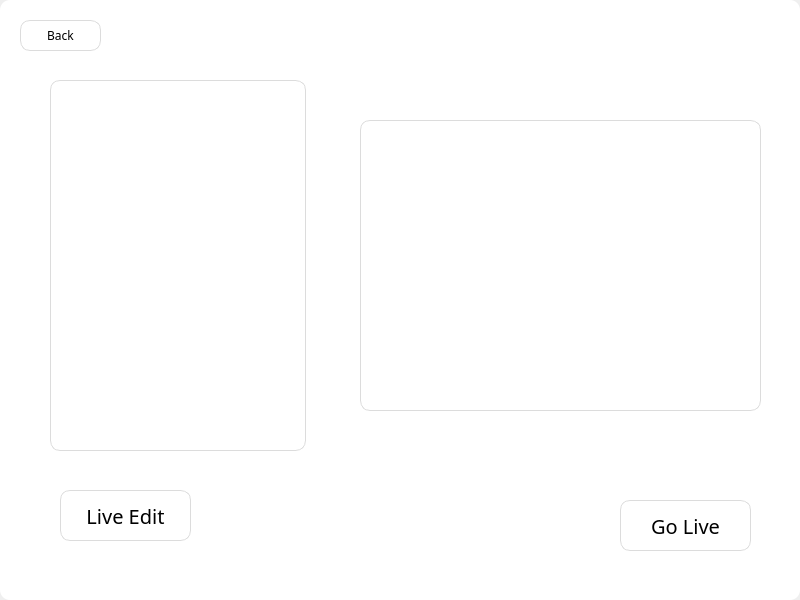
<?xml version="1.0" encoding="UTF-8"?>
<ui version="4.0">
 <class>SlideShowWindow</class>
 <widget class="QMainWindow" name="SlideShowWindow">
  <property name="geometry">
   <rect>
    <x>0</x>
    <y>0</y>
    <width>800</width>
    <height>600</height>
   </rect>
  </property>
  <property name="minimumSize">
   <size>
    <width>800</width>
    <height>600</height>
   </size>
  </property>
  <property name="maximumSize">
   <size>
    <width>800</width>
    <height>600</height>
   </size>
  </property>
  <property name="font">
   <font>
    <family>Inter 18pt</family>
   </font>
  </property>
  <property name="windowTitle">
   <string>Scripture Slides</string>
  </property>
  <widget class="QWidget" name="centralwidget">
   <property name="styleSheet">
    <string notr="true">#centralwidget{
	border: 0px;
}


QWidget {
    background-color: white;
    border: 1px solid #dcdcdc;
    border-radius: 10px;
}

QLabel{
	border: 0px;
}

QPushButton:hover{
	background-color: #EFEFEF;
}

QPushButton:pressed {
    background-color: #BFBFBF;
}
</string>
   </property>
   <widget class="QPushButton" name="backButton">
    <property name="geometry">
     <rect>
      <x>20</x>
      <y>20</y>
      <width>81</width>
      <height>31</height>
     </rect>
    </property>
    <property name="text">
     <string>Back</string>
    </property>
   </widget>
   <widget class="QGraphicsView" name="graphicsView">
    <property name="geometry">
     <rect>
      <x>360</x>
      <y>120</y>
      <width>401</width>
      <height>291</height>
     </rect>
    </property>
   </widget>
   <widget class="QPushButton" name="LiveEditBtn">
    <property name="geometry">
     <rect>
      <x>60</x>
      <y>490</y>
      <width>131</width>
      <height>51</height>
     </rect>
    </property>
    <property name="font">
     <font>
      <family>Inter 18pt</family>
      <pointsize>15</pointsize>
     </font>
    </property>
    <property name="cursor">
     <cursorShape>PointingHandCursor</cursorShape>
    </property>
    <property name="styleSheet">
     <string notr="true">#LBCF{
    border: none;
    color: white;
    background-color: #2C2C2C;
    border-radius: 20px;
    padding: 10px;
}

#LBCF:hover {
    border: 2px solid #c68463;
    color: white;
    background-color: #c68463; 
    border-radius: 20px;
}

#LBCF:pressed {
    border: 2px solid #824d32;
    color: white;
    background-color: #824d32; 
    border-radius: 20px;
}</string>
    </property>
    <property name="text">
     <string>Live Edit</string>
    </property>
   </widget>
   <widget class="QPushButton" name="LiveBtn">
    <property name="geometry">
     <rect>
      <x>620</x>
      <y>500</y>
      <width>131</width>
      <height>51</height>
     </rect>
    </property>
    <property name="font">
     <font>
      <family>Inter 18pt</family>
      <pointsize>15</pointsize>
     </font>
    </property>
    <property name="cursor">
     <cursorShape>PointingHandCursor</cursorShape>
    </property>
    <property name="styleSheet">
     <string notr="true">#LBCF{
    border: none;
    color: white;
    background-color: #2C2C2C;
    border-radius: 20px;
    padding: 10px;
}

#LBCF:hover {
    border: 2px solid #c68463;
    color: white;
    background-color: #c68463; 
    border-radius: 20px;
}

#LBCF:pressed {
    border: 2px solid #824d32;
    color: white;
    background-color: #824d32; 
    border-radius: 20px;
}</string>
    </property>
    <property name="text">
     <string>Go Live</string>
    </property>
   </widget>
   <widget class="QListWidget" name="slideListWidget">
    <property name="geometry">
     <rect>
      <x>50</x>
      <y>80</y>
      <width>256</width>
      <height>371</height>
     </rect>
    </property>
   </widget>
  </widget>
 </widget>
 <resources/>
 <connections/>
</ui>
